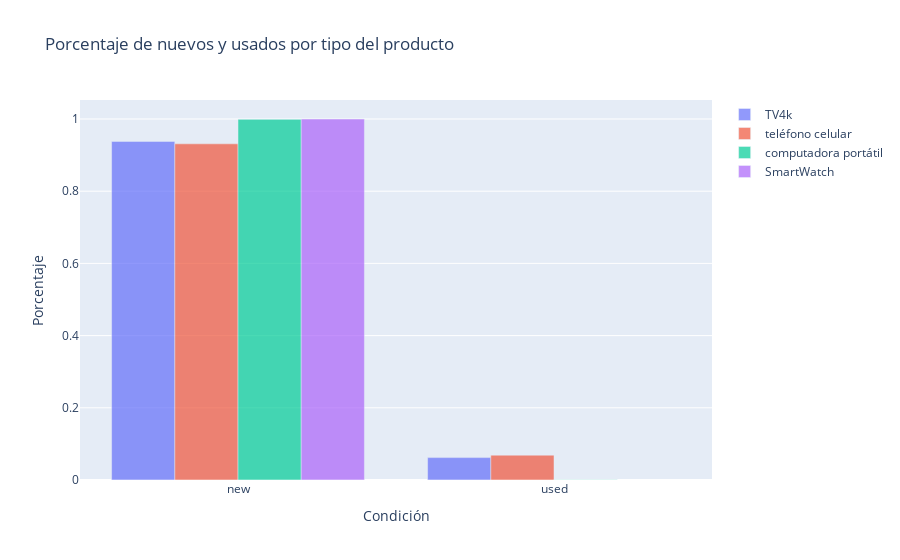

The cell this chart's notebook holds for it:
### Markdown cell above
### 04.D - Condições dos produtos por tipo

### Code cell
fig = go.Figure()
for table in ['final_tv','final_cp','final_nb','final_sw']:
    temp_data = globals()[table]
    temp_data = temp_data[['condition']]
    
    aux = temp_data.groupby(['condition']).size()
    aux = aux/aux.sum()
    
    fig.add_trace(go.Bar(x = [str(ind) for ind in aux.index]
                         ,y = aux
                      #  ,histnorm='percent'
                        ,name=nombres[table]
                        ,opacity = 0.7))
fig.update_layout(yaxis=dict(title='Porcentaje'),
                  xaxis=dict(title="Condición"),
                 title = 'Porcentaje de nuevos y usados por tipo del producto')
fig.show()

### Figure 1 — Plotly figure (JSON) as saved in the notebook; plotly's stock layout.template omitted (floating-point values rounded to 4 significant figures)
{"data": [{"name": "TV4k", "opacity": 0.7, "type": "bar", "x": ["new", "used"], "y": [0.938, 0.06205]}, {"name": "teléfono celular", "opacity": 0.7, "type": "bar", "x": ["new", "used"], "y": [0.9313, 0.06875]}, {"name": "computadora portátil", "opacity": 0.7, "type": "bar", "x": ["new", "used"], "y": [0.999, 0.001]}, {"name": "SmartWatch", "opacity": 0.7, "type": "bar", "x": ["new"], "y": [1]}], "layout": {"title": {"text": "Porcentaje de nuevos y usados por tipo del producto"}, "xaxis": {"title": {"text": "Condición"}}, "yaxis": {"title": {"text": "Porcentaje"}}}}
